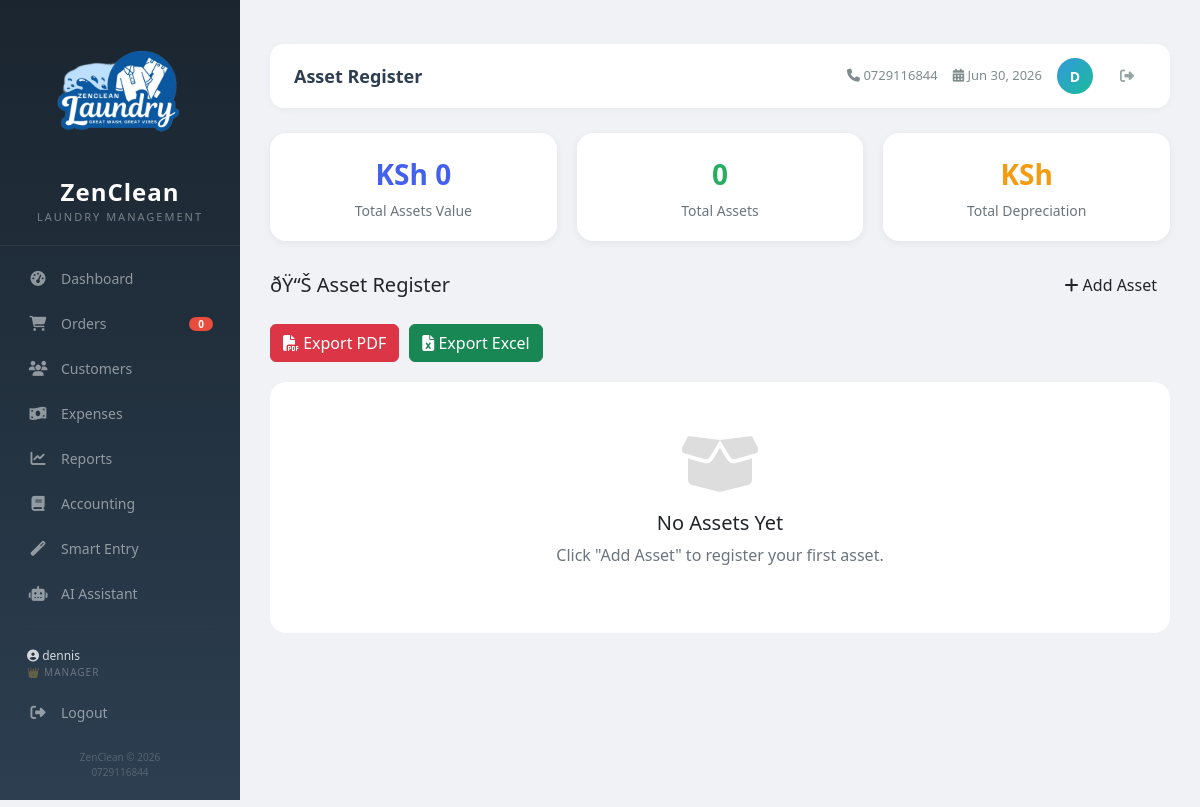
The app's page /assets/ (signed in), older data.
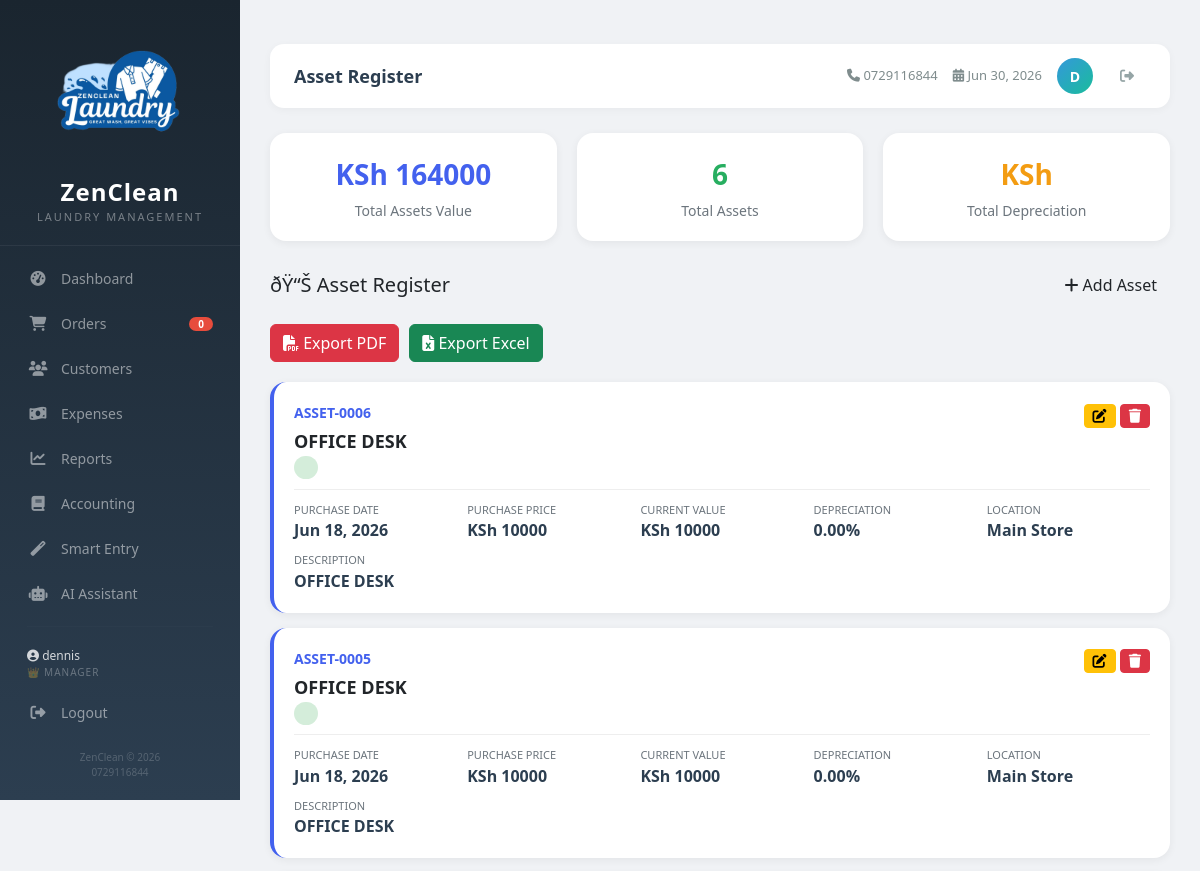
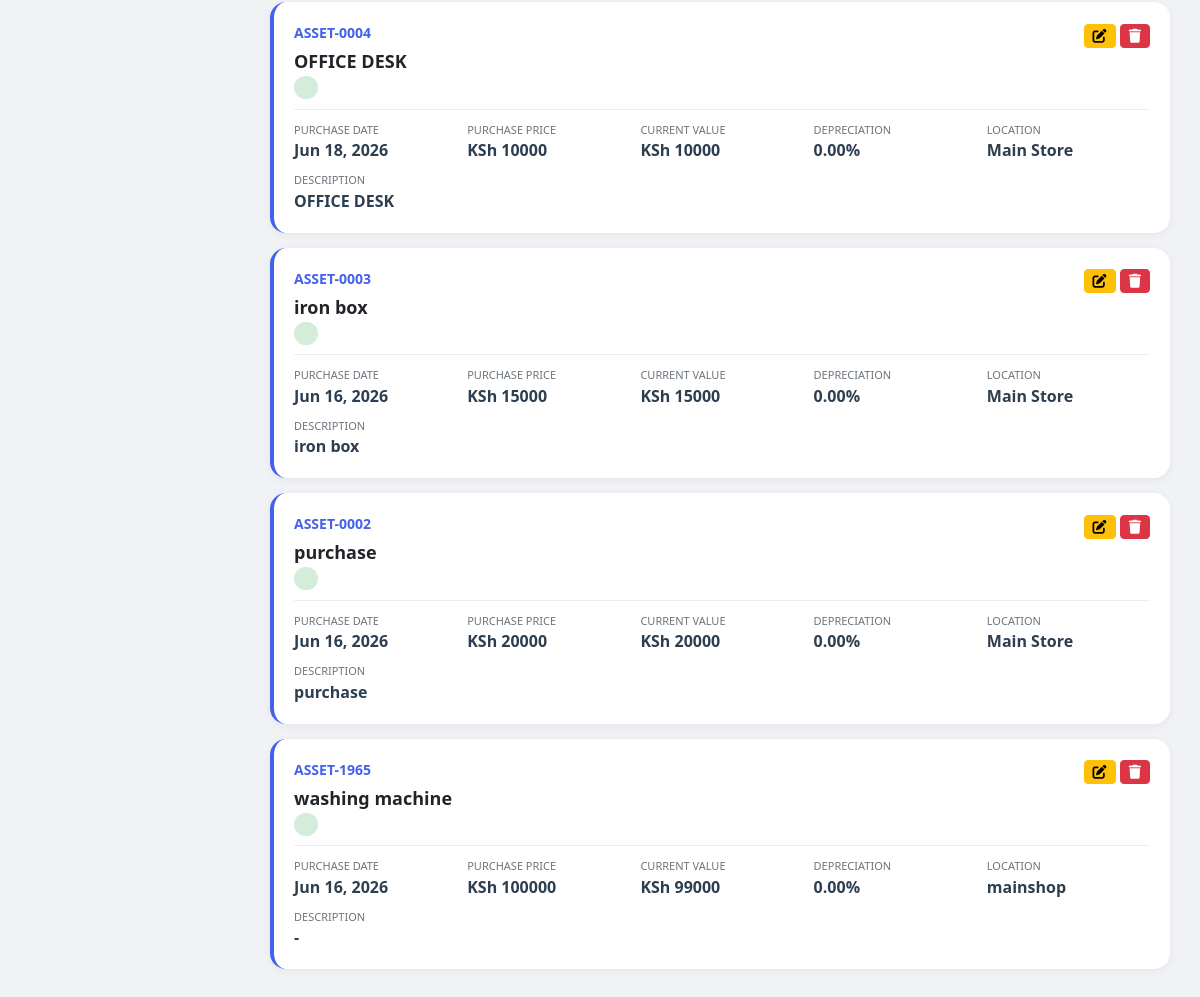
The same page, newer data (2 pictures, top to bottom).
### laundry/models/__init__.py (models this page shows, shortened)
    class Asset(models.Model):
        name = models.CharField(max_length=200)
        asset_code = models.CharField(max_length=50)
        asset_type = models.CharField(max_length=50, default='fixed')
        purchase_date = models.DateField()
        purchase_price = models.DecimalField(max_digits=15, decimal_places=2)
        current_value = models.DecimalField(max_digits=15, decimal_places=2)
        depreciation_rate = models.DecimalField(max_digits=5, decimal_places=2, default=0)
        accumulated_depreciation = models.DecimalField(max_digits=15, decimal_places=2, default=0)
        location = models.CharField(max_length=200, blank=True)
        description = models.TextField(blank=True)
        created_at = models.DateTimeField(auto_now_add=True)
        updated_at = models.DateTimeField(auto_now=True)

### laundry/main_views.py (the view, shortened to what this page needs)
    @login_required
    def wrapper(request, *args, **kwargs):
        print(f"=== manager_required check for: {request.user.username} ===")
        if request.user.is_superuser:
            print("✅ Superuser - access granted")
            return view_func(request, *args, **kwargs)

### laundry/context_processors.py (called while the page is built)
def company_settings(request):
    return {
        'company_name': getattr(settings, 'COMPANY_NAME', 'ZenClean'),
        'company_phone': getattr(settings, 'COMPANY_PHONE', '0729 116 844'),
        'company_email': getattr(settings, 'COMPANY_EMAIL', 'info@zenclean.co.ke'),
        'company_address': getattr(settings, 'COMPANY_ADDRESS', 'Kasarani, Nairobi, Kenya'),
        'company_website': getattr(settings, 'COMPANY_WEBSITE', 'www.zenclean.co.ke'),
        'company_logo_text': getattr(settings, 'COMPANY_LOGO_TEXT', '🧺 ZenClean'),
    }

def base_context(request):
    from django.utils import timezone
    return {
        'today': timezone.now(),
        'site_name': getattr(settings, 'COMPANY_NAME', 'ZenClean'),
    }

### laundry/main_views.py (called while the page is built, shortened)
def manager_required(view_func):
    @login_required
    def wrapper(request, *args, **kwargs):
        print(f"=== manager_required check for: {request.user.username} ===")
        if request.user.is_superuser:
            print("✅ Superuser - access granted")
            return view_func(request, *args, **kwargs)
    return wrapper

@manager_required
def asset_list(request):
    assets = Asset.objects.all().order_by('-created_at')
    total_assets_value = assets.aggregate(Sum('current_value'))['current_value__sum'] or 0
    context = {
        'assets': assets,
        'total_assets_value': total_assets_value,
        'assets_count': assets.count(),
    }
    return render(request, 'laundry/assets.html', context)

### laundry/templates/laundry/assets.html (shortened to what this page needs)
﻿{% extends 'base/base.html' %}
{% block page_title %}Asset Register{% endblock %}
{% block content %}
<div class="asset-summary">
    <div class="asset-summary-card primary">
        <div class="value">KSh {{ total_assets_value|floatformat:0 }}</div>
        <div class="label">Total Assets Value</div>
    </div>
    <div class="asset-summary-card success">
        <div class="value">{{ assets|length }}</div>
        <div class="label">Total Assets</div>
    </div>
    <div class="asset-summary-card warning">
        <div class="value">KSh {{ total_depreciation|floatformat:0 }}</div>
        <div class="label">Total Depreciation</div>
    </div>
</div>
<div style="display: flex; justify-content: space-between; align-items: center; margin-bottom: 20px; flex-wrap: wrap; gap: 10px;">
    <h5 style="margin: 0;">ðŸ“Š Asset Register</h5>
    <button class="btn btn-custom" onclick="openAddAssetModal()">
        <i class="fas fa-plus"></i> Add Asset
    </button>
</div>
<div style="display: flex; gap: 10px; margin-bottom: 20px; flex-wrap: wrap;">
    <a href="{% url 'export_assets_pdf' %}" class="btn btn-danger">
        <i class="fas fa-file-pdf"></i> Export PDF
    </a>
    <a href="{% url 'export_assets_excel' %}" class="btn btn-success">
        <i class="fas fa-file-excel"></i> Export Excel
    </a>
</div>
<div id="assetList">
    {% for asset in assets %}
    <div class="asset-card">
        <div class="asset-header">
            <div>
                <div class="asset-code">{{ asset.asset_code }}</div>
                <div class="asset-name">{{ asset.name }}</div>
                <span class="badge-type badge-{{ asset.asset_type }}">{{ asset.get_asset_type_display }}</span>
            </div>
            <div>
                <button class="btn btn-sm btn-warning" onclick="openEditAssetModal({{ asset.id }})">
                    <i class="fas fa-edit"></i>
                </button>
                <button class="btn btn-sm btn-danger" onclick="deleteAsset({{ asset.id }})">
                    <i class="fas fa-trash"></i>
                </button>
            </div>
        </div>
        <div class="asset-details">
            <div class="asset-detail-item">
                <div class="label">Purchase Date</div>
                <div class="value">{{ asset.purchase_date|date:"M d, Y" }}</div>
            </div>
            <div class="asset-detail-item">
                <div class="label">Purchase Price</div>
                <div class="value">KSh {{ asset.purchase_price|floatformat:0 }}</div>
            </div>
            <div class="asset-detail-item">
                <div class="label">Current Value</div>
                <div class="value">KSh {{ asset.current_value|floatformat:0 }}</div>
            </div>
            <div class="asset-detail-item">
                <div class="label">Depreciation</div>
                <div class="value">{{ asset.depreciation_rate }}%</div>
            </div>
            <div class="asset-detail-item">
                <div class="label">Location</div>
                <div class="value">{{ asset.location|default:"-" }}</div>
            </div>
            <div class="asset-detail-item">
                <div class="label">Description</div>
                <div class="value">{{ asset.description|truncatechars:30|default:"-" }}</div>
            </div>
        </div>
    </div>
    {% empty %}
    <div style="text-align: center; padding: 50px; background: white; border-radius: 16px;">
        <i class="fas fa-box-open fa-4x" style="color: #ddd;"></i>
        <h5 style="margin-top: 15px;">No Assets Yet</h5>
        <p style="color: #6c757d;">Click "Add Asset" to register your first asset.</p>
    </div>
    {% endfor %}
</div>
{% endblock %}

### templates/base/base.html (shortened to what this page needs)
﻿<!DOCTYPE html>
<html lang="en">
<head>
    <link href="https://cdn.jsdelivr.net/npm/bootstrap@5.3.0/dist/css/bootstrap.min.css" rel="stylesheet">
    <link href="https://cdnjs.cloudflare.com/ajax/libs/font-awesome/6.4.0/css/all.min.css" rel="stylesheet">
    {% load static %}
</head>
<body>
    <div class="sidebar" id="sidebar">
        <div class="sidebar-brand">
            <div class="logo-container">
                {% load static %}
                <img src="{% static 'img/zenclean_logo.png' %}"
                     alt="{{ company_name }}"
                     style="max-width: 250px; max-height: 150px; object-fit: contain;"
                     onerror="this.style.display='none'; this.parentElement.innerHTML='<i class=\'fas fa-tshirt\' style=\'font-size:40px;color:#3498db;\'></i>'">
            </div>
            <h4>{{ company_name }}</h4>
            <span>Laundry Management</span>
        </div>
        <nav class="nav flex-column">
            <a class="nav-link {% if request.resolver_match.url_name == 'dashboard' %}active{% endif %}" href="{% url 'dashboard' %}">
                <i class="fas fa-tachometer-alt"></i> Dashboard
            </a>
            {% if user.is_authenticated and user.profile or user.is_superuser %}
                {% if user.profile.is_staff or user.profile.is_manager or user.is_superuser %}
                <a class="nav-link {% if 'orders' in request.path %}active{% endif %}" href="{% url 'order_list' %}">
                    <i class="fas fa-shopping-cart"></i> Orders
                    <span class="badge" id="order-badge">0</span>
                </a>
                <a class="nav-link {% if 'customers' in request.path %}active{% endif %}" href="{% url 'customer_list' %}">
                    <i class="fas fa-users"></i> Customers
                </a>
                {% endif %}
                {% if user.profile.is_manager or user.is_superuser %}
                <a class="nav-link {% if 'expenses' in request.path %}active{% endif %}" href="{% url 'expense_list' %}">
                    <i class="fas fa-money-bill-wave"></i> Expenses
                </a>
                <a class="nav-link {% if 'reports' in request.path %}active{% endif %}" href="{% url 'reports' %}">
                    <i class="fas fa-chart-line"></i> Reports
                </a>
                <a class="nav-link {% if 'accounting' in request.path %}active{% endif %}" href="{% url 'accounting_dashboard' %}">
                    <i class="fas fa-book"></i> Accounting
                </a>
                <a class="nav-link {% if 'smart' in request.path %}active{% endif %}" href="{% url 'smart_transaction' %}">
                    <i class="fas fa-magic"></i> Smart Entry
                </a>
                {% endif %}
            {% endif %}
                <a class="nav-link {% if 'assistant' in request.path %}active{% endif %}" href="{% url 'assistant_dashboard' %}">
                    <i class="fas fa-robot"></i> AI Assistant
                </a>
            <hr>
            <div class="user-info">
                <div class="name"><i class="fas fa-user-circle"></i> {{ request.user.username }}</div>
                <div class="role">{% if user.profile.is_manager or user.is_superuser %}👑 Manager{% else %}👤 Staff{% endif %}</div>
            </div>
            <a class="nav-link" href="{% url 'logout' %}">
                <i class="fas fa-sign-out-alt"></i> Logout
            </a>
        </nav>
        <div class="company-footer">
            <div>{{ company_name }} © 2026</div>
            <div>{{ company_phone }}</div>
        </div>
    </div>
    <div class="main-content">
        <div class="top-bar">
            <div style="display: flex; align-items: center; gap: 14px;">
                <div class="page-title">{% block page_title %}Dashboard{% endblock %}</div>
            </div>
            <div class="user-area">
                <span class="phone"><i class="fas fa-phone"></i> {{ company_phone }}</span>
                <span class="date"><i class="fas fa-calendar-alt"></i> {{ today|date:"M d, Y" }}</span>
                <div class="avatar">{{ request.user.username|first|upper }}</div>
                <a href="{% url 'logout' %}" class="logout-btn" title="Logout">
                    <i class="fas fa-sign-out-alt"></i>
                </a>
            </div>
        </div>
        {% block content %}{% endblock %}
    </div>
</body>
</html>

### templates/base/base.html (style rules this page uses)
:root { --primary: #2c3e50; --secondary: #3498db; --success: #27ae60; --warning: #f39c12; --danger: #e74c3c; --light: #f0f2f5; --sidebar-width: 240px; }
* { margin: 0; padding: 0; box-sizing: border-box; }
body { font-family: 'Segoe UI', Tahoma, sans-serif; background: var(--light); }
.sidebar { position: fixed; left: 0; top: 0; width: var(--sidebar-width); height: 100vh; background: linear-gradient(180deg, #1a252f 0%, #2c3e50 100%); z-index: 1000; transition: all 0.3s ease; overflow-y: auto; padding-bottom: 20px; }
.sidebar-brand { padding: 20px 15px; text-align: center; border-bottom: 1px solid rgba(255,255,255,0.06); }
.sidebar-brand .logo-container { display: flex; justify-content: center; align-items: center; margin-bottom: 8px; }
.sidebar-brand .logo-container img { max-width: 140px; max-height: 60px; object-fit: contain; }
.sidebar-brand h4 { color: white; font-weight: 700; margin: 8px 0 2px; letter-spacing: 1px; }
.sidebar-brand span { color: rgba(255,255,255,0.4); font-size: 11px; letter-spacing: 2px; text-transform: uppercase; }
.sidebar .nav { padding: 10px 12px; }
.sidebar .nav-link { color: rgba(255,255,255,0.5); padding: 10px 15px; border-radius: 10px; display: flex; align-items: center; text-decoration: none; transition: all 0.3s; font-size: 14px; margin: 2px 0; }
.sidebar .nav-link i { width: 22px; margin-right: 12px; text-align: center; font-size: 15px; }
.sidebar .nav-link .badge { margin-left: auto; background: var(--danger); color: white; font-size: 10px; padding: 2px 9px; border-radius: 12px; }
.sidebar hr { border-color: rgba(255,255,255,0.06); margin: 10px 15px; }
.sidebar .user-info { padding: 10px 15px; color: rgba(255,255,255,0.4); font-size: 12px; }
.sidebar .user-info .name { color: rgba(255,255,255,0.8); font-weight: 500; }
.sidebar .user-info .role { font-size: 10px; text-transform: uppercase; letter-spacing: 1px; color: rgba(255,255,255,0.3); }
.sidebar .company-footer { position: absolute; bottom: 10px; left: 0; right: 0; text-align: center; padding: 10px; color: rgba(255,255,255,0.2); font-size: 10px; }
.main-content { margin-left: var(--sidebar-width); min-height: 100vh; padding: 20px 30px; }
.top-bar { background: white; border-radius: 14px; padding: 14px 24px; margin-bottom: 25px; display: flex; justify-content: space-between; align-items: center; flex-wrap: wrap; gap: 12px; box-shadow: 0 2px 8px rgba(0,0,0,0.04); }
.top-bar .page-title { font-size: 18px; font-weight: 600; color: var(--primary); margin: 0; }
.top-bar .user-area { display: flex; align-items: center; gap: 15px; }
.top-bar .user-area .phone { color: #7f8c8d; font-size: 13px; }
.top-bar .user-area .date { color: #7f8c8d; font-size: 13px; }
.top-bar .user-area .avatar { width: 36px; height: 36px; border-radius: 50%; background: linear-gradient(135deg, var(--secondary), #1abc9c); color: white; display: flex; align-items: center; justify-content: center; font-weight: 700; font-size: 14px; }
.top-bar .user-area .logout-btn { color: #95a5a6; text-decoration: none; padding: 6px 12px; border-radius: 8px; transition: 0.3s; font-size: 14px; }

Row changes from the older to the newer data that the page shows:
added Asset: asset_code "ASSET-0006", name "OFFICE DESK", purchase_date "Jun 18, 2026", purchase_price "10000", current_value "10000", depreciation_rate "0.00", location "Main Store", description "OFFICE DESK"
added Asset: asset_code "ASSET-0005", name "OFFICE DESK", purchase_date "Jun 18, 2026", purchase_price "10000", current_value "10000", depreciation_rate "0.00", location "Main Store", description "OFFICE DESK"
added Asset: asset_code "ASSET-0004", name "OFFICE DESK", purchase_date "Jun 18, 2026", purchase_price "10000", current_value "10000", depreciation_rate "0.00", location "Main Store", description "OFFICE DESK"
added Asset: asset_code "ASSET-0003", name "iron box", purchase_date "Jun 16, 2026", purchase_price "15000", current_value "15000", depreciation_rate "0.00", location "Main Store", description "iron box"
added Asset: asset_code "ASSET-0002", name "purchase", purchase_date "Jun 16, 2026", purchase_price "20000", current_value "20000", depreciation_rate "0.00", location "Main Store", description "purchase"
added Asset: asset_code "ASSET-1965", name "washing machine", purchase_date "Jun 16, 2026", purchase_price "100000", current_value "99000", depreciation_rate "0.00", location "mainshop", description "-"
Text that changed along with them:
{{ total_assets_value|floatformat:0 }}: "0" → "164000"
{{ assets|length }}: "0" → "6"
text no longer shown: "No Assets Yet Click \"Add Asset\" to register your first asset."
